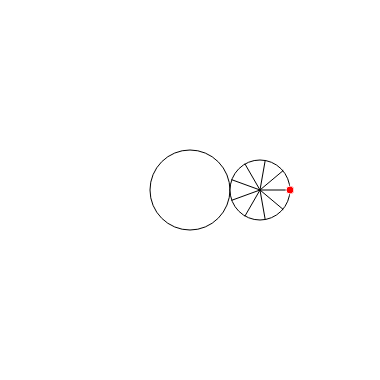
Frame 1 (no input)
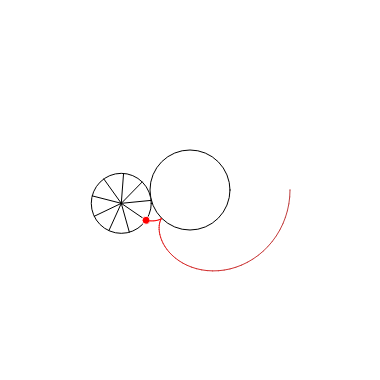
Frame 60 (no input)
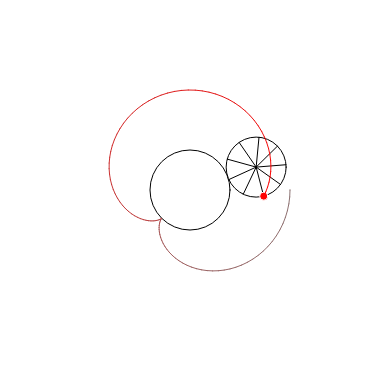
Frame 120 (the mouse pressed at the canvas centre since frame 60)

The p5.js sketch that drew these frames (run headless with seeded random() and noise() and a simulated clock; from frame 60 on, the mouse is pressed at the canvas centre):

// p5.js sketch
// ── sketch.js
let Width = 380;
let Height = 380;
let T = 0.0;
let R_stat = 40;
let R_mov = 30;
let speed = 2;

// Есть неподвижная окружность, а есть та, которая катится без проскальзования
// Надо для произвольного T найти угол между горизонталью и направлением на центр движужегося колеса

let traceX = []; // X координаты точек следа
let traceY = []; // Y координаты точек следа
let traceHead = 0; // индекс головы следа
let NTracePoints = 370; // Число точек в следе
let mags = []; // яркости точек следа
let damping = 0.995;

function setup() {
    createCanvas(Width, Height);

    for (let n = 0, m = 255; n < NTracePoints; n++) {
	mags.push(m);
	m *= damping;
    }
    
    mags.reverse()
}

function draw() {
    let S = speed * T;         // пройденный линейный путь
    let A = S / R_stat;        // угол между горизонталью и направленем на центр движужегося колеса
    let B = A + S / R_mov;     // угол проворта движущегося колеса

    let x_center = (R_mov + R_stat) * Math.cos(A); // центр подвижного колеса
    let y_center = (R_mov + R_stat) * Math.sin(A); // центр подвижного колеса
    let X = x_center + R_mov * Math.cos(B);        // X положение метки
    let Y = y_center + R_mov * Math.sin(B);        // Y положение метки

    translate(Width / 2, Height / 2); // переносим центр координат
    // Задаем цвет фона
    background(255);
    
    // Рисуем неподвижное колесо
    fill(255,255,255);
    stroke(0,0,0);
    ellipse(0, 0, 2 * R_stat, 2 * R_stat);

    // Рисуем подвижное колесо
    ellipse(x_center, y_center, 2 * R_mov, 2 * R_mov);

    let NSpokes = 9;
    for (let n = 0; n < NSpokes; n++) {
	let a = B + 2 * Math.PI * n / NSpokes;
	let x = x_center + R_mov * Math.cos(a);
	let y = y_center + R_mov * Math.sin(a);
	line(x_center, y_center, x, y);
    }

    // Рисуем метку
    fill(255, 0, 0);
    stroke(255);
    ellipse(X, Y, 8, 8);

    // Рисуем след
    // добавляем точки следа, пока их не стало NTracePoints

    // [] -a- [a] -b- [ab] -c- [abc] -d- [abcd] -e- [ebcd] -f- [efcd] -g- [efgd] -h- [efgh]
    //          _        _         _      _           _           _           _       _
    //          1        2         3      0           1           2           3       0
    // [] -a- [a] -b- [ba] -c- [cba] -d- [dcba] -e- [edcb] -f- [fedc] -g- [gfed] -h- [hgfe]

    
    if (traceX.length < NTracePoints) {
	traceX.push(X);
	traceY.push(Y);
	traceHead++;
	traceHead %= NTracePoints;
    } else {
	traceX[traceHead] = X;
	traceY[traceHead] = Y;
	traceHead++;
	traceHead %= NTracePoints;
    }

    for (let n = 0; n + 1 < NTracePoints; n++) {
	let th0 = (traceHead + n) % NTracePoints;
	let th1 = (th0 + 1) % NTracePoints;
	
	stroke(mags[n], 255 - mags[n], 255 - mags[n]);
	line(traceX[th0], traceY[th0], traceX[th1], traceY[th1]);
	mag *= 0.9;
    }
    T += 1;
}
